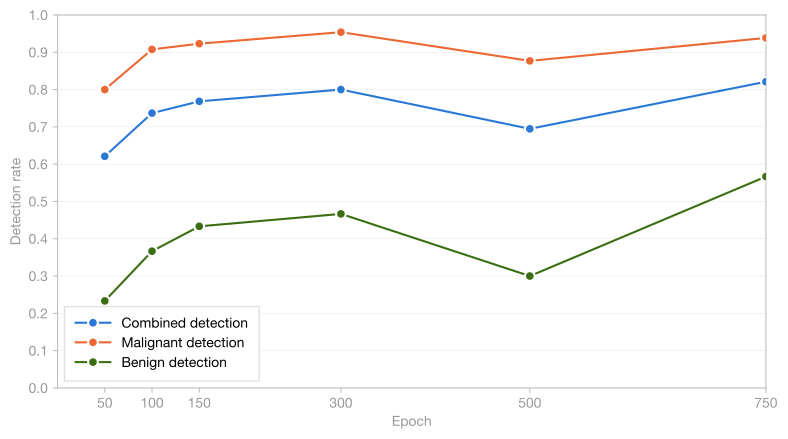

This chart was generated by the following Python code:
"""Overlap detection quality vs. epoch for the preliminary milestones run
(seed 42, 625 images) at IoU >= 0.2.

Evaluates the six milestone checkpoints (50/100/150/300/500/750) on mass
*detection* metrics using overlap-based matching with IoU >= 0.2, reported for
all masses combined and separately for malignant and benign masses.

Per mass grouping, reports case-level (patient triage) recall and
false-positive rate over Normal cases.

Reads the canonical predictions dataset (analysis/predictions_dataset) rather
than the raw masks; overlap_detection_iou_02_flag and pathology come from there.

This is a single-seed run (seed 42, 625 images), so there are no error bars.

Run from project root:
    python analysis/epoch_convergence/epoch_convergence_by_overlap_detection/epoch_convergence_by_overlap_detection_iou_02.py
"""

import json
import os
import sys

import numpy as np
import matplotlib
matplotlib.use('Agg')
import matplotlib.pyplot as plt
import matplotlib.ticker as ticker
from pathlib import Path

# Script lives at analysis/epoch_convergence/epoch_convergence_by_overlap_detection/.
SCRIPT_DIR = Path(__file__).resolve().parent
PROJECT_ROOT = SCRIPT_DIR.parent.parent.parent

# Make the project root importable so the predictions-dataset loader can be
# used regardless of the current working directory.
sys.path.insert(0, str(PROJECT_ROOT))
from analysis.predictions_dataset.load_predictions_dataset import (
    load_predictions_dataset,
)

MIN_PRED_AREA = 100  # noise floor (px^2); already applied when the dataset was built

plt.rcParams.update({
    'font.family': 'sans-serif',
    'font.sans-serif': ['Helvetica Neue', 'Helvetica', 'Arial', 'sans-serif'],
    'font.size': 10,
    'font.weight': '400',
    'axes.labelsize': 10,
    'axes.labelcolor': '#999999',
    'xtick.labelsize': 10,
    'ytick.labelsize': 10,
    'xtick.color': '#999999',
    'ytick.color': '#999999',
    'legend.fontsize': 10,
    'legend.framealpha': 0.95,
    'legend.edgecolor': '#e0e0e0',
    'grid.linewidth': 0.3,
    'grid.alpha': 0.4,
    'figure.facecolor': 'white',
    'axes.facecolor': 'white',
    'axes.spines.top': True,
    'axes.spines.right': True,
})

OUT_DIR = SCRIPT_DIR

# Folder name -> epoch number.
EPOCH_DIRS = [
    ("predictions_milestones_625images_seed42_epoch50", 50),
    ("predictions_milestones_625images_seed42_epoch100", 100),
    ("predictions_milestones_625images_seed42_epoch150", 150),
    ("predictions_milestones_625images_seed42_epoch300", 300),
    ("predictions_milestones_625images_seed42_epoch500", 500),
    ("predictions_milestones_625images_seed42_epoch750", 750),
]

# Metric key -> (legend label, color).
METRICS = {
    "case_recall":      ("Case recall",      "#f5c0aa"),
    "case_fp_rate":     ("Case FP rate",     "#3b6d11"),
}

# Case-level overlap-based detection across all mass-present cases and by
# pathology. Combined is plotted first so the legend follows the table order.
PLOT_SERIES = [
    ("combined",  "case_recall", "Combined detection",  "#2a78d6"),
    ("malignant", "case_recall", "Malignant detection", "#eb6834"),
    ("benign",    "case_recall", "Benign detection",    "#3b6d11"),
]


def evaluate_epoch(rows, positive_class="malignant"):
    """Run overlap (IoU >= 0.2) eval for one checkpoint, return recall and FP rate.

    A mass-present case is detected when overlap_detection_iou_02_flag is True;
    a Normal case with any retained prediction is a false alarm. All facts come
    from the loaded predictions dataset, not the raw masks.
    """
    tp = fn = 0
    fp = 0
    n_normal = 0

    for row in rows:
        if positive_class == "combined":
            is_positive = row.pathology in ("malignant", "benign")
        else:
            is_positive = row.pathology == positive_class

        if is_positive:
            if row.overlap_detection_iou_02_flag:
                tp += 1
            else:
                fn += 1
        elif row.pathology == "normal":
            n_normal += 1
            if row.normal_false_positive:
                fp += 1

    case_recall = tp / (tp + fn) if (tp + fn) > 0 else 0.0
    case_fp_rate = fp / n_normal if n_normal > 0 else 0.0

    return case_recall, case_fp_rate


def main():
    definition = "IoU >= 0.2"

    os.makedirs(OUT_DIR, exist_ok=True)

    data = load_predictions_dataset()
    print(f"Loaded predictions dataset: {data.snapshot_id}, "
          f"{len(data.rows)} rows")

    epochs = []
    metrics = {key: [] for key in METRICS}
    benign_metrics = {key: [] for key in METRICS}
    combined_metrics = {key: [] for key in METRICS}
    for folder_name, epoch in EPOCH_DIRS:
        rows = [r for r in data.rows if r.configuration_id == folder_name]
        if not rows:
            print(f"WARNING: no rows for {folder_name}, skipping epoch {epoch}")
            continue
        crec, cfp = evaluate_epoch(rows, positive_class="malignant")
        rb_rec, rb_fp = evaluate_epoch(rows, positive_class="benign")
        rc_rec, rc_fp = evaluate_epoch(rows, positive_class="combined")
        epochs.append(epoch)
        metrics["case_recall"].append(crec)
        metrics["case_fp_rate"].append(cfp)
        benign_metrics["case_recall"].append(rb_rec)
        benign_metrics["case_fp_rate"].append(rb_fp)
        combined_metrics["case_recall"].append(rc_rec)
        combined_metrics["case_fp_rate"].append(rc_fp)

    if not epochs:
        print("No per-epoch predictions found, exiting")
        return

    # --- Terminal table (all masses) ---
    print("\nAll masses — Epoch | CRec | CFP")
    print("-------------------|------|-----")
    for i, ep in enumerate(epochs):
        print(f"{ep:>18} | {combined_metrics['case_recall'][i]:.3f} | "
              f"{combined_metrics['case_fp_rate'][i]:.3f}")

    # --- Terminal table (malignant) ---
    print("\nMalignant — Epoch | CRec | CFP")
    print("------------------|------|-----")
    for i, ep in enumerate(epochs):
        print(f"{ep:>18} | {metrics['case_recall'][i]:.3f} | "
              f"{metrics['case_fp_rate'][i]:.3f}")

    # --- Terminal table (benign) ---
    print("\nBenign   — Epoch | CRec | CFP")
    print("------------------|------|-----")
    for i, ep in enumerate(epochs):
        print(f"{ep:>18} | {benign_metrics['case_recall'][i]:.3f} | "
              f"{benign_metrics['case_fp_rate'][i]:.3f}")

    # --- JSON (source of truth) ---
    json_path = OUT_DIR / "epoch_convergence_by_overlap_detection_iou_02.json"
    payload = {
        "title": "Case-level overlap-based detection (IoU>=0.2) by saved milestone epoch",
        "description": ("Single preliminary milestones test run: seed 42, 625 images, "
                        f"detection = {definition}, noise floor {MIN_PRED_AREA} px."),
        "noise_floor_px": MIN_PRED_AREA,
        "detection_definition": definition,
        "dataset_snapshot_id": data.snapshot_id,
        "seed": 42,
        "images": 625,
        "epochs": epochs,
        "combined": {
            "Detection": combined_metrics["case_recall"],
            "False positive rate": combined_metrics["case_fp_rate"],
        },
        "malignant": {
            "Detection": metrics["case_recall"],
            "False positive rate": metrics["case_fp_rate"],
        },
        "benign": {
            "Detection": benign_metrics["case_recall"],
            "False positive rate": benign_metrics["case_fp_rate"],
        },
    }
    with open(json_path, "w") as f:
        json.dump(payload, f, indent=2)
    print(f"\nWrote {json_path}")

    # --- Markdown ---
    md_lines = [
        "# Case-level overlap-based detection (IoU>=0.2) by saved milestone epoch",
        "",
        f"Single preliminary milestones test run: seed 42, 625 images, "
        f"detection = {definition}, noise floor {MIN_PRED_AREA} px.",
        "",
        "No error bars (single seed).",
        "",
    ]

    md_lines.append("## All masses")
    md_lines.append("")
    md_lines.append("| Epoch | Detection | False positive rate |")
    md_lines.append("|------:|----------:|-------------------:|")
    for i, ep in enumerate(epochs):
        md_lines.append(
            f"| {ep} | {combined_metrics['case_recall'][i]:.3f} | "
            f"{combined_metrics['case_fp_rate'][i]:.3f} |"
        )
    md_lines.append("")

    md_lines.append("## Malignant masses")
    md_lines.append("")
    md_lines.append("| Epoch | Detection | False positive rate |")
    md_lines.append("|------:|----------:|-------------------:|")
    for i, ep in enumerate(epochs):
        md_lines.append(
            f"| {ep} | {metrics['case_recall'][i]:.3f} | "
            f"{metrics['case_fp_rate'][i]:.3f} |"
        )
    md_lines.append("")

    md_lines.append("## Benign masses")
    md_lines.append("")
    md_lines.append("| Epoch | Detection | False positive rate |")
    md_lines.append("|------:|----------:|-------------------:|")
    for i, ep in enumerate(epochs):
        md_lines.append(
            f"| {ep} | {benign_metrics['case_recall'][i]:.3f} | "
            f"{benign_metrics['case_fp_rate'][i]:.3f} |"
        )
    md_lines.append("")
    md_path = OUT_DIR / "epoch_convergence_by_overlap_detection_iou_02.md"
    with open(md_path, "w") as f:
        f.write("\n".join(md_lines))
    print(f"Wrote {md_path}")

    # --- Plot ---
    fig, ax = plt.subplots(figsize=(8, 4.5))
    for src, key, label, color in PLOT_SERIES:
        data = {
            "combined": combined_metrics,
            "malignant": metrics,
            "benign": benign_metrics,
        }[src][key]
        ax.plot(epochs, data, '-o', color=color, label=label,
                markersize=7, linewidth=1.5, markeredgecolor='white',
                markeredgewidth=1.5, zorder=3)

    ax.set_xlabel('Epoch')
    ax.set_ylabel('Detection rate')
    ax.set_xlim(left=0, right=epochs[-1])
    ax.set_xticks(epochs)
    ax.set_ylim(0, 1.0)
    ax.set_yticks(np.arange(0, 1.1, 0.1))
    ax.yaxis.set_major_formatter(ticker.FormatStrFormatter('%.1f'))
    ax.grid(True, axis='y', linewidth=0.3, alpha=0.4)
    ax.grid(False, axis='x')

    for sp in ax.spines.values():
        sp.set_color('#c0c0c0')
    ax.tick_params(axis='both', which='both', color='#c0c0c0',
                   labelcolor='#999999')

    ax.legend(loc='best', frameon=True, fancybox=False, borderpad=0.8,
              handlelength=2.5)

    plt.tight_layout(pad=1.2)

    for ext in ('pdf', 'png'):
        out = OUT_DIR / f'epoch_convergence_by_overlap_detection_iou_02.{ext}'
        fig.savefig(out, dpi=300, bbox_inches='tight',
                    metadata={'CreationDate': None})
        print(f'Wrote {out}')
    plt.close(fig)


if __name__ == "__main__":
    main()
